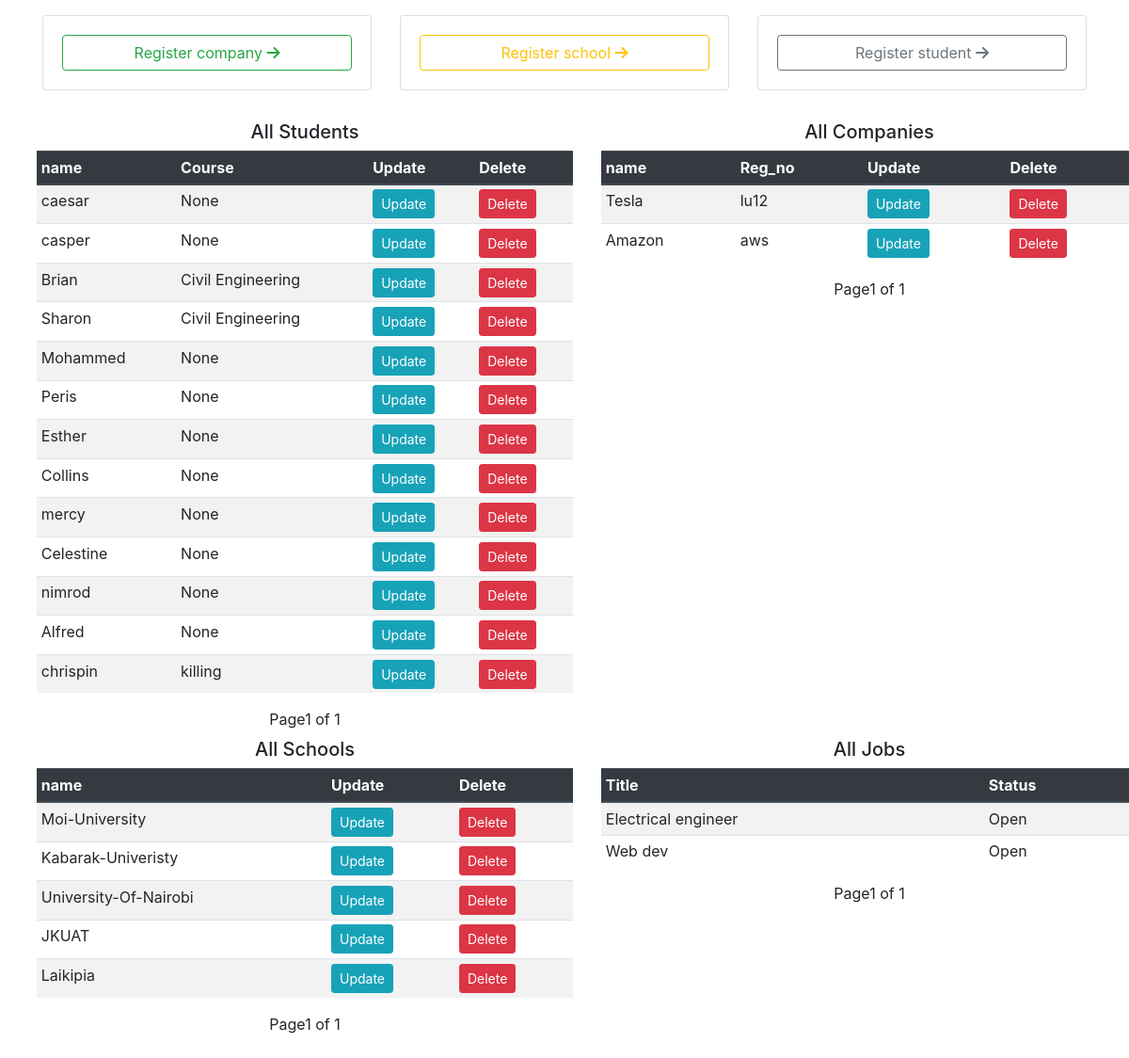
Screenshot of /portaladmin/ (signed in) with the database file from the repository.
### openings/models.py (models this page shows, shortened)
class Student(models.Model):
    user = models.OneToOneField(User, on_delete=models.CASCADE)
    school = models.ForeignKey(School, on_delete=models.SET_NULL, null=True)
    course = models.CharField(max_length=100, null=True )

class User(AbstractUser):
    is_student = models.BooleanField(default=False)
    is_company = models.BooleanField(default=False)
    is_school = models.BooleanField(default=False)

class Company(models.Model):
    user = models.OneToOneField(User, on_delete=models.CASCADE)
    reg_no = models.CharField(max_length=100)

class School(models.Model):
    user = models.OneToOneField(User, on_delete=models.CASCADE)

class Jobs(models.Model):
    title = models.CharField(max_length=1000)
    required_skills = RichTextField()
    is_open = models.BooleanField(default=True)
    company = models.ForeignKey(Company, on_delete=models.CASCADE)

### openings/views.py (the view)
# urls.py: path('admin/', admin.site.urls),
@login_required
def admin(request):
    if request.user.is_staff:
        job_list = Jobs.objects.all().order_by('-id')
        page = request.GET.get('page', 1)
        paginator = Paginator(job_list, 15)
        try:
            jobs = paginator.page(page)
        except PageNotAnInteger:
            jobs = paginator.page(1)
        except EmptyPage:
            jobs = paginator.page(paginator.num_pages)
        company_list = Company.objects.all().order_by('-id')
        page = request.GET.get('page', 1)
        paginator = Paginator(company_list, 15)
        try:
            companies = paginator.page(page)
        except PageNotAnInteger:
            companies = paginator.page(1)
        except EmptyPage:
            companies = paginator.page(paginator.num_pages)
        school_list = School.objects.all().order_by('-id')
        page = request.GET.get('page', 1)
        paginator = Paginator(school_list, 15)
        try:
            schools = paginator.page(page)
        except PageNotAnInteger:
            schools = paginator.page(1)
        except EmptyPage:
            schools = paginator.page(paginator.num_pages)
        student_list = Student.objects.all().order_by('-id')
        page = request.GET.get('page', 1)
        paginator = Paginator(student_list, 15)
        try:
            students = paginator.page(page)
        except PageNotAnInteger:
            students = paginator.page(1)
        except EmptyPage:
            students = paginator.page(paginator.num_pages)
        context = {
            'companies':companies,
            'jobs':jobs,
            'schools':schools,
            'students':students
        }
        return render(request, 'admin.html', context)
    return redirect('home')

### templates/admin.html (shortened to what this page needs)
<!DOCTYPE html>
<html lang="en">
<head>
    <link rel="stylesheet" href="https://stackpath.bootstrapcdn.com/bootstrap/4.4.1/css/bootstrap.min.css"
>
    <link rel="stylesheet" href="https://stackpath.bootstrapcdn.com/font-awesome/4.7.0/css/font-awesome.min.css">
    <link rel="stylesheet" href="https://use.fontawesome.com/releases/v5.6.1/css/all.css">
</head>
<body>
  <div class="container mt-3 mb-2">
    <div class="row">
      <div class="col-md-4">
        <div class="card">
          <div class="card-body">
            <a href="{% url 'company_register' %}" class="btn btn-block btn-outline-success">Register company <i class="fa fa-solid fa-arrow-right"></i></a>
          </div>
        </div>
      </div>
      <div class="col-md-4">
        <div class="card">
          <div class="card-body">
            <a href="{% url 'school_register' %}" class="btn btn-block btn-outline-warning">Register school <i class="fa fa-solid fa-arrow-right"></i></a>
          </div>
        </div>
      </div>
      <div class="col-md-4">
        <div class="card">
          <div class="card-body">
            <a href="{% url 'student_register' %}" class="btn btn-block btn-outline-secondary">Register student <i class="fa fa-solid fa-arrow-right"></i></a>
          </div>
        </div>
      </div>
    </div>
  </div>
<div class="container-fluid m-4 mt-4 mb-3">
  <div class="row">
    <div class="col-md-6">
      <div class="table-responsive">
        <h5 class="text-center mt-2 mb-2">All Students</h5>
        <table class="table table-sm table-striped table-hover">
          <thead class=" thead-dark">
            <tr>
              <th scope="col">name</th>
              <th scope="col">Course</th>
              <th scope="col">Update</th>
              <th scope="col">Delete</th>
            </tr>
          </thead>
          <tbody>
            {% for student in students %}
              <tr>
                  <td>{{student.user.username}}</td>
                  <td>{{student.course}}</td>
                  <td><a class="btn btn-info btn-sm" href="{% url 'update_student' student.id %}">Update</a></td>
                  <td><a class="btn btn-danger btn-sm" href="/delete/student/{{student.id}}">Delete</a></td>
                  </tr>
            {% endfor %}
          </tbody>
          </table>
        </div>
            <div class="pagination align-items-center justify-content-center">
              <span class="step-links">
                  <span class="current">
                       Page{{ students.number }} of {{ students.paginator.num_pages }}
                  </span>
              </span>
          </div>
    </div>
    <div class="col-md-6">
      <div class="table-responsive">
        <h5 class="text-center mt-2 mb-2">All Companies</h5>
        <table class="table table-sm table-striped table-hover">
          <thead class=" thead-dark">
            <tr>
              <th scope="col">name</th>
              <th scope="col">Reg_no</th>
              <th scope="col">Update</th>
              <th scope="col">Delete</th>
            </tr>
          </thead>
          <tbody>
            {% for company in companies %}
              <tr>
                  <td>{{company.user.username}}</td>
                  <td>{{company.reg_no}}</td>
                  <td><a class="btn btn-info btn-sm" href="{% url 'update_company' company.id %}">Update</a></td>
                  <td><a class="btn btn-danger btn-sm" href="/delete/company/{{company.id}}">Delete</a></td>
                  </tr>
            {% endfor %}
          </tbody>
          </table>
        </div>
            <div class="pagination align-items-center justify-content-center">
              <span class="step-links">
                  <span class="current">
                       Page{{ companies.number }} of {{ companies.paginator.num_pages }}
                  </span>
              </span>
          </div>
    </div>
  </div>
  <div class="row">
    <div class="col-md-6">
      <div class="table-responsive">
        <h5 class="text-center mt-2 mb-2">All Schools</h5>
        <table class="table table-sm table-striped table-hover">
          <thead class=" thead-dark">
            <tr>
              <th scope="col">name</th>
              <th scope="col">Update</th>
              <th scope="col">Delete</th>
            </tr>
          </thead>
          <tbody>
            {% for school in schools %}
              <tr>
                  <td>{{school.user.username}}</td>
                  <td><a class="btn btn-info btn-sm" href="{% url 'update_school' school.id %}">Update</a></td>
                  <td><a class="btn btn-danger btn-sm" href="/delete/school/{{school.id}}">Delete</a></td>
                  </tr>
            {% endfor %}
          </tbody>
          </table>
        </div>
            <div class="pagination align-items-center justify-content-center">
              <span class="step-links">
                  <span class="current">
                       Page{{ schools.number }} of {{ schools.paginator.num_pages }}
                  </span>
              </span>
          </div>
    </div>
    <div class="col-md-6">
      <div class="table-responsive">
        <h5 class="text-center mt-2 mb-2">All Jobs</h5>
        <table class="table table-sm table-striped table-hover">
          <thead class=" thead-dark">
            <tr>
              <th scope="col">Title</th>
              <th scope="col">Status
              </th>
            </tr>
          </thead>
          <tbody>
            {% for job in jobs %}
              <tr>
                  <td>{{job.title}}</td>
                  {% if job.is_open == True %}
                    <td>Open</td>
                  {% else %}
                   <td>Closed</td>
                  {% endif %}
                  </tr>
            {% endfor %}
          </tbody>
          </table>
        </div>
            <div class="pagination align-items-center justify-content-center">
              <span class="step-links">
                  <span class="current">
                       Page{{ jobs.number }} of {{ jobs.paginator.num_pages }}
                  </span>
              </span>
          </div>
    </div>
  </div>
</div>
</body>
</html>

### rows the page displays
Student: user.username "caesar", course "None"
Student: user.username "casper", course "None"
Student: user.username "Brian", course "Civil Engineering"
Student: user.username "Sharon", course "Civil Engineering"
Student: user.username "Mohammed", course "None"
Student: user.username "Peris", course "None"
Student: user.username "Esther", course "None"
Student: user.username "Collins", course "None"
Student: user.username "mercy", course "None"
Student: user.username "Celestine", course "None"
Student: user.username "nimrod", course "None"
Student: user.username "Alfred", course "None"
Student: user.username "chrispin", course "killing"
Company: user.username "Tesla", reg_no "lu12"
Company: user.username "Amazon", reg_no "aws"
School: user.username "Moi-University"
School: user.username "Kabarak-Univeristy"
School: user.username "University-Of-Nairobi"
School: user.username "JKUAT"
School: user.username "Laikipia"
Jobs: title "Electrical engineer", is_open "Open"
Jobs: title "Web dev", is_open "Open"

### other values shown
{{ students.number }} "1"
{{ students.paginator.num_pages }} "1"
{{ companies.number }} "1"
{{ companies.paginator.num_pages }} "1"
{{ schools.number }} "1"
{{ schools.paginator.num_pages }} "1"
{{ jobs.number }} "1"
{{ jobs.paginator.num_pages }} "1"
